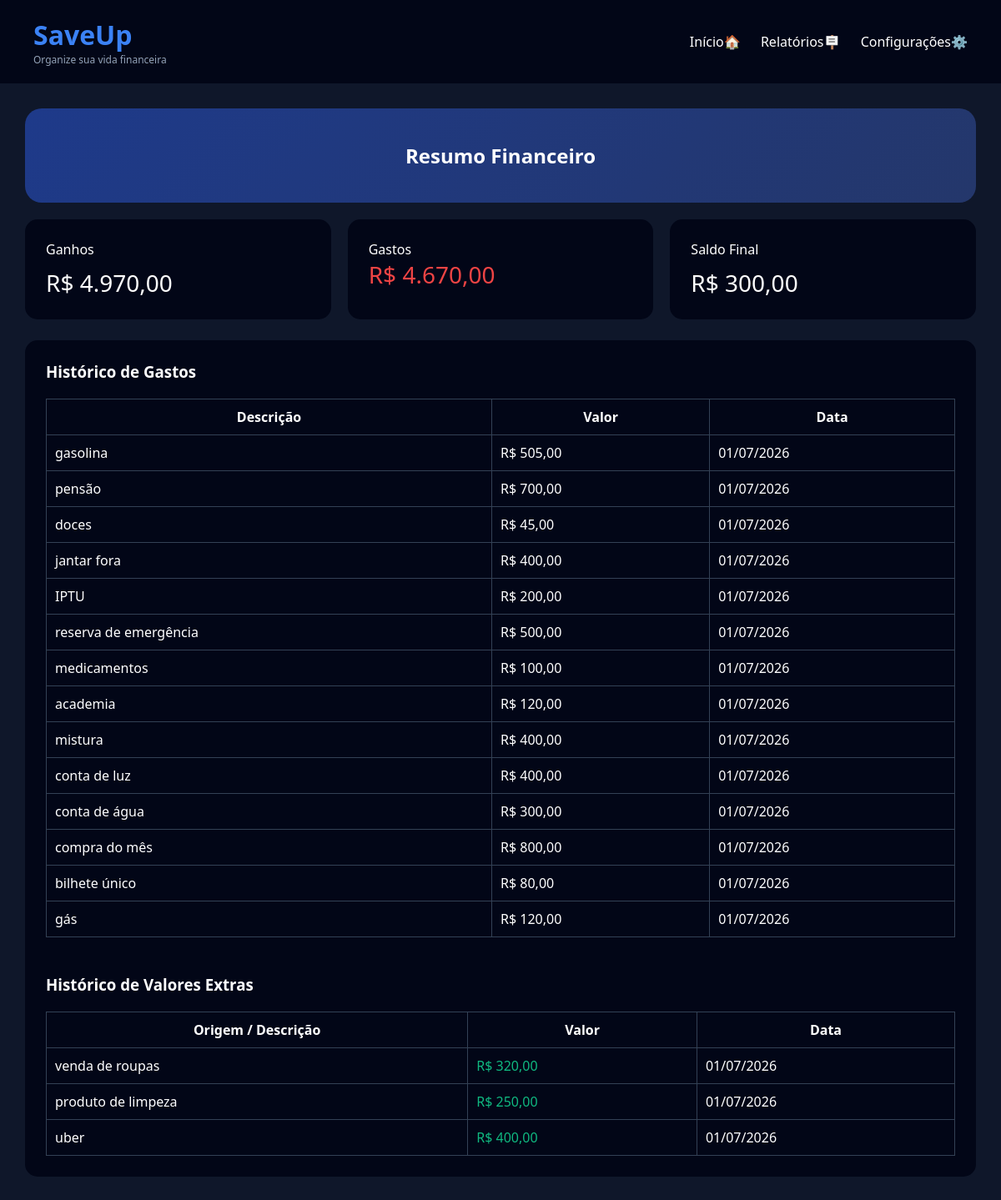
/saveup/relatorio.php (signed in), run on the app's committed database.
### tables this page shows
CREATE TABLE `gastos` (
  `id` int(11) NOT NULL,
  `usuario_id` int(11) NOT NULL,
  `descricao` varchar(200) DEFAULT NULL,
  `valor` decimal(10,2) DEFAULT NULL,
  `data_gasto` timestamp NOT NULL DEFAULT CURRENT_TIMESTAMP
);

CREATE TABLE `valores_extras` (
  `id` int(11) NOT NULL,
  `usuario_id` int(11) NOT NULL,
  `descricao` varchar(100) DEFAULT NULL,
  `valor` decimal(10,2) DEFAULT NULL,
  `data_cadastro` timestamp NOT NULL DEFAULT CURRENT_TIMESTAMP
);

### saveup/relatorio.php (the view, shortened to what this page needs)
<?php
include("conexao.php");
$id = $_SESSION["usuario_id"];
$ganhos = 0;
$gastos = 0;
$sqlGanhos = $conn->query("
SELECT
(
    IFNULL((SELECT SUM(valor) FROM salarios WHERE usuario_id=$id),0)
    +
    IFNULL((SELECT SUM(valor) FROM valores_extras WHERE usuario_id=$id),0)
) AS total
");
if($linha = $sqlGanhos->fetch_assoc()){
    $ganhos = $linha["total"];
}
$sqlGastos = $conn->query("
SELECT IFNULL(SUM(valor),0) AS total
FROM gastos
WHERE usuario_id=$id
");
if($linha = $sqlGastos->fetch_assoc()){
    $gastos = $linha["total"];
}
$saldoFinal = $ganhos - $gastos;
$listaGastos = $conn->query("
SELECT descricao, valor, data_gasto
FROM gastos
WHERE usuario_id=$id
ORDER BY id DESC
");
$listaExtras = $conn->query("
SELECT descricao, valor, data_cadastro
FROM valores_extras
WHERE usuario_id=$id
ORDER BY id DESC
");
$sinalMoeda = "R$";
?>
<!DOCTYPE html>
<html lang="pt-br">
<head>
<link rel="stylesheet" href="estilizacao.css">
</head>
<body>
<header class="navbar">
<div class="logo-container">
<h1 class="logo-text">SaveUp</h1>
<p class="tagline">Organize sua vida financeira</p>
</div>
<nav class="menu-links">
<a href="inicio.php">Início🏠</a>
<a href="relatorio.php">Relatórios🪧</a>
<a href="config.php">Configurações⚙️</a>
</nav>
</header>
<main class="dashboard-grid">
<div class="card-hero">
<h2>Resumo Financeiro</h2>
</div>
<div class="cards-row">
<div class="card-item">
<span class="label">Ganhos</span>
<p class="value-medium">
<?= $sinalMoeda ?> <?= number_format($ganhos,2,",",".") ?>
</p>
</div>
<div class="card-item">
<span class="label">Gastos</span>
<p class="value-negative">
<?= $sinalMoeda ?> <?= number_format($gastos,2,",",".") ?>
</p>
</div>
<div class="card-item">
<span class="label">Saldo Final</span>
<p class="value-medium">
<?= $sinalMoeda ?> <?= number_format($saldoFinal,2,",",".") ?>
</p>
</div>
</div>
<div class="details-column">
<h3>Histórico de Gastos</h3>
<table width="100%">
<tr>
<th>Descrição</th>
<th>Valor</th>
<th>Data</th>
</tr>
<?php while($gasto = $listaGastos->fetch_assoc()){ ?>
<tr>
<td><?= htmlspecialchars($gasto["descricao"]) ?></td>
<td><?= $sinalMoeda ?> <?= number_format($gasto["valor"],2,",",".") ?></td>
<td><?= date("d/m/Y", strtotime($gasto["data_gasto"])) ?></td>
</tr>
<?php } ?>
</table>
<br><br>
<h3>Histórico de Valores Extras</h3>
<table width="100%">
<tr>
<th>Origem / Descrição</th>
<th>Valor</th>
<th>Data</th>
</tr>
<?php while($extra = $listaExtras->fetch_assoc()){ ?>
<tr>
<td><?= htmlspecialchars($extra["descricao"] ?? 'Sem descrição') ?></td>
<td style="color: #10b981;"><?= $sinalMoeda ?> <?= number_format($extra["valor"],2,",",".") ?></td>
<td><?= date("d/m/Y", strtotime($extra["data_cadastro"])) ?></td>
</tr>
<?php } ?>
</table>
</div>
</main>
</body>
</html>

### saveup/estilizacao.css (style rules this page uses)
* { margin:0; padding:0; box-sizing:border-box; font-family:'Segoe UI',sans-serif; }
body { background:#0f172a; color:white; min-height:100vh; }
.navbar { display:flex; justify-content:space-between; align-items:center; padding:20px 40px; background:#020617; }
.menu-links a { color:white; text-decoration:none; margin-left:20px; }
.dashboard-grid { padding:30px; max-width:1200px; margin:auto; }
.card-hero { background:linear-gradient( 135deg, #1e3a8a, #24376B ); padding:40px; border-radius:20px; text-align:center; }
.cards-row { display:flex; gap:20px; margin-top:20px; flex-wrap:wrap; }
.card-item { flex:1; min-width:250px; background:#020617; padding:25px; border-radius:15px; }
.value-medium { font-size:28px; margin-top:10px; }
.value-negative { font-size:28px; color:#ef4444; }
.details-column { background:#020617; padding:25px; margin-top:25px; border-radius:15px; }
table { margin-top:20px; border-collapse:collapse; width:100%; }
table th, table td { padding:10px; border:1px solid #334155; }
.logo-text { color:#3b82f6; }
.tagline { color:#94a3b8; font-size:12px; }

### data on the page
gastos: descricao "gasolina", valor "505,00", data_gasto "01/07/2026"
gastos: descricao "pensão", valor "700,00", data_gasto "01/07/2026"
gastos: descricao "doces", valor "45,00", data_gasto "01/07/2026"
gastos: descricao "jantar fora", valor "400,00", data_gasto "01/07/2026"
gastos: descricao "IPTU", valor "200,00", data_gasto "01/07/2026"
gastos: descricao "reserva de emergência", valor "500,00", data_gasto "01/07/2026"
gastos: descricao "medicamentos", valor "100,00", data_gasto "01/07/2026"
gastos: descricao "academia", valor "120,00", data_gasto "01/07/2026"
gastos: descricao "mistura", valor "400,00", data_gasto "01/07/2026"
gastos: descricao "conta de luz", valor "400,00", data_gasto "01/07/2026"
gastos: descricao "conta de água", valor "300,00", data_gasto "01/07/2026"
gastos: descricao "compra do mês", valor "800,00", data_gasto "01/07/2026"
gastos: descricao "bilhete único", valor "80,00", data_gasto "01/07/2026"
gastos: descricao "gás", valor "120,00", data_gasto "01/07/2026"
valores_extras: descricao "venda de roupas", valor "320,00", data_cadastro "01/07/2026"
valores_extras: descricao "produto de limpeza", valor "250,00", data_cadastro "01/07/2026"
valores_extras: descricao "uber", valor "400,00", data_cadastro "01/07/2026"

### other printed values
$sinalMoeda "R$"
$ganhos "4.970,00"
$gastos "4.670,00"
$saldoFinal "300,00"
